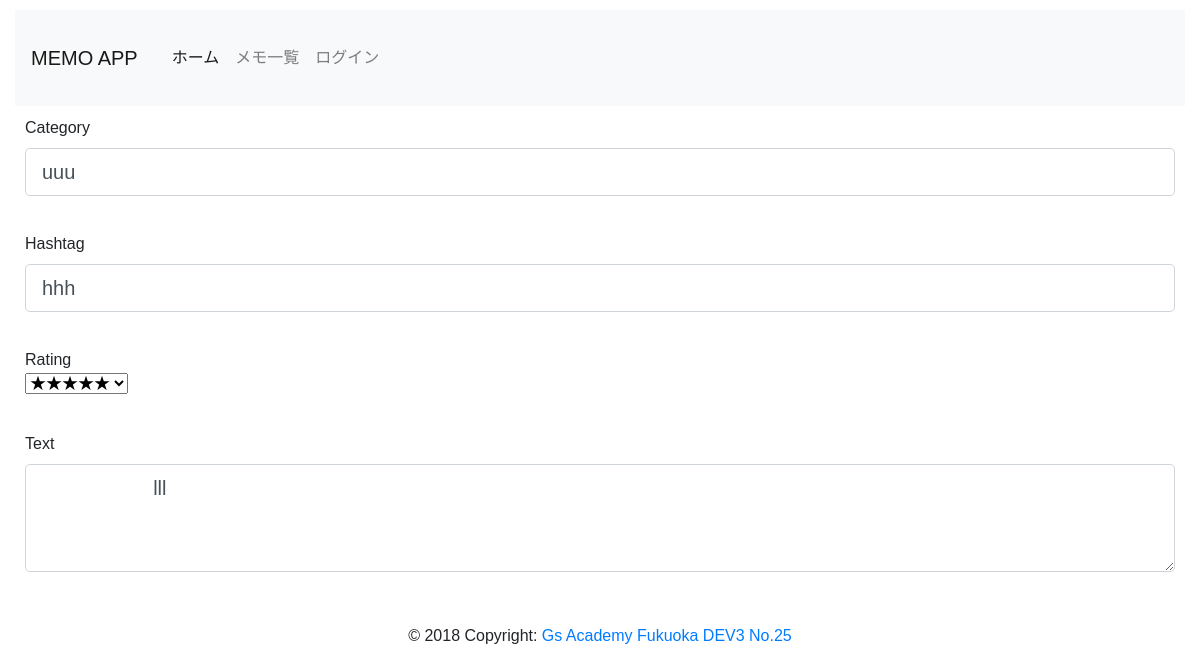
Screenshot of /detail_nologin.php?id=18 with the database file from the repository.
### tables this page shows
CREATE TABLE `php02_table` (
  `id` int(12) NOT NULL,
  `category` varchar(64) NOT NULL,
  `hashtag` text NOT NULL,
  `rating` text NOT NULL,
  `ocrtext` text,
  `indate` datetime NOT NULL
);

### detail_nologin.php (the view, shortened to what this page needs)
<?php
$id = $_GET['id'];
$pdo = db_conn();
$sql = 'SELECT*FROM php02_table WHERE id=:id';
$stmt = $pdo->prepare($sql);
$stmt->bindValue(':id', $id, PDO::PARAM_INT);
$status = $stmt->execute();
if ($status == false) {
    errorMsg($stmt);
} else {
    $rs = $stmt->fetch();
}
?>
<!DOCTYPE html>
<html lang="ja">
<head>
    <link rel="stylesheet" href="https://stackpath.bootstrapcdn.com/bootstrap/4.3.1/css/bootstrap.min.css">
    <link rel="stylesheet" href="style.css">
</head>
<body>
    <div class="container-fluid">
        <nav class="navbar navbar-expand-lg navbar-light bg-light">
            <a class="navbar-brand" href="#">MEMO APP</a>
            <div class="collapse navbar-collapse" id="navbarNavAltMarkup">
                <div class="navbar-nav">
                    <a class="nav-item nav-link active" href="index.php">ホーム<span class="sr-only">(current)</span></a>
                    <a class="nav-item nav-link" href="select_nologin.php">メモ一覧</a>
                    <a class="nav-item nav-link" href="login.php">ログイン</a>
                </div>
            </div>
        </nav>
        <form>
            <div class="form-group">
                <label for="category">Category</label>
                <input type="text" class="form-control form-control-lg" id="category" name="category" value="<?= $rs['category'] ?>">
            </div>
            <div class="form-group">
                <label for="hashtag">Hashtag</label>
                <input type="text" class="form-control form-control-lg" id="hashtag" name="hashtag" value="<?= $rs['hashtag'] ?>">
            </div>
            <div>
                <p>Rating<br>
                    <select name="rating">
                        <option value="5" name="five">★★★★★</option>
                    </select>
                </p>
            </div>
            <div class="form-group">
                <label for="ocrtext">Text</label>
                <textarea class="form-control form-control-lg" id="ocrtext" rows="3" name="ocrtext">
                    <?= $rs['ocrtext'] ?>
                </textarea>
            </div>
        </form>
    </div>
</body>
<footer class="page-footer font-small blue ">
    <div class="footer-copyright text-center py-3">© 2018 Copyright:
        <a href=""> Gs Academy Fukuoka DEV3 No.25</a>
    </div>
</footer>
</body>
</html>

### detail_nologin.php (style rules this page uses)
div { padding: 10px; font-size: 16px; font-family: 'Noto Sans JP', sans-serif; }

### rows the page displays
php02_table: category "uuu", hashtag "hhh", ocrtext "lll"
